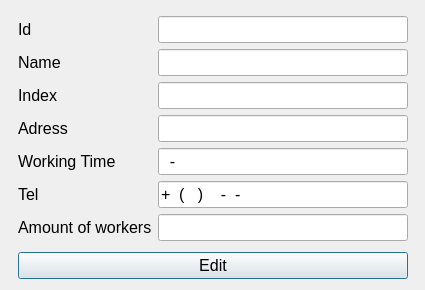
<?xml version="1.0" encoding="UTF-8"?>
<ui version="4.0">
 <class>DialogEdit</class>
 <widget class="QDialog" name="DialogEdit">
  <property name="geometry">
   <rect>
    <x>0</x>
    <y>0</y>
    <width>425</width>
    <height>290</height>
   </rect>
  </property>
  <property name="windowTitle">
   <string>Dialog</string>
  </property>
  <layout class="QGridLayout" name="gridLayout">
   <item row="0" column="1">
    <spacer name="verticalSpacer_2">
     <property name="orientation">
      <enum>Qt::Vertical</enum>
     </property>
     <property name="sizeHint" stdset="0">
      <size>
       <width>20</width>
       <height>0</height>
      </size>
     </property>
    </spacer>
   </item>
   <item row="1" column="0">
    <spacer name="horizontalSpacer">
     <property name="orientation">
      <enum>Qt::Horizontal</enum>
     </property>
     <property name="sizeHint" stdset="0">
      <size>
       <width>0</width>
       <height>20</height>
      </size>
     </property>
    </spacer>
   </item>
   <item row="1" column="1">
    <layout class="QFormLayout" name="formLayout">
     <item row="0" column="1">
      <widget class="QLineEdit" name="lineEditId">
       <property name="sizePolicy">
        <sizepolicy hsizetype="MinimumExpanding" vsizetype="Fixed">
         <horstretch>0</horstretch>
         <verstretch>0</verstretch>
        </sizepolicy>
       </property>
       <property name="minimumSize">
        <size>
         <width>250</width>
         <height>0</height>
        </size>
       </property>
       <property name="font">
        <font>
         <pointsize>12</pointsize>
        </font>
       </property>
      </widget>
     </item>
     <item row="1" column="0">
      <widget class="QLabel" name="labelName">
       <property name="font">
        <font>
         <pointsize>12</pointsize>
        </font>
       </property>
       <property name="text">
        <string>Name</string>
       </property>
      </widget>
     </item>
     <item row="1" column="1">
      <widget class="QLineEdit" name="lineEditName">
       <property name="font">
        <font>
         <pointsize>12</pointsize>
        </font>
       </property>
      </widget>
     </item>
     <item row="2" column="0">
      <widget class="QLabel" name="labelIndex">
       <property name="font">
        <font>
         <pointsize>12</pointsize>
        </font>
       </property>
       <property name="text">
        <string>Index</string>
       </property>
      </widget>
     </item>
     <item row="2" column="1">
      <widget class="QLineEdit" name="lineEditIndex">
       <property name="font">
        <font>
         <pointsize>12</pointsize>
        </font>
       </property>
       <property name="inputMask">
        <string>000000</string>
       </property>
      </widget>
     </item>
     <item row="3" column="0">
      <widget class="QLabel" name="labelAdress">
       <property name="font">
        <font>
         <pointsize>12</pointsize>
        </font>
       </property>
       <property name="text">
        <string>Adress</string>
       </property>
      </widget>
     </item>
     <item row="3" column="1">
      <widget class="QLineEdit" name="lineEditAdress">
       <property name="font">
        <font>
         <pointsize>12</pointsize>
        </font>
       </property>
       <property name="text">
        <string notr="true"/>
       </property>
      </widget>
     </item>
     <item row="4" column="0">
      <widget class="QLabel" name="labelTime">
       <property name="font">
        <font>
         <pointsize>12</pointsize>
        </font>
       </property>
       <property name="text">
        <string>Working Time</string>
       </property>
      </widget>
     </item>
     <item row="4" column="1">
      <widget class="QLineEdit" name="lineEditTime">
       <property name="font">
        <font>
         <pointsize>12</pointsize>
        </font>
       </property>
       <property name="inputMask">
        <string>00-00</string>
       </property>
       <property name="text">
        <string notr="true">-</string>
       </property>
      </widget>
     </item>
     <item row="5" column="0">
      <widget class="QLabel" name="labelTel">
       <property name="font">
        <font>
         <pointsize>12</pointsize>
        </font>
       </property>
       <property name="text">
        <string>Tel</string>
       </property>
      </widget>
     </item>
     <item row="5" column="1">
      <widget class="QLineEdit" name="lineEditTel">
       <property name="font">
        <font>
         <pointsize>12</pointsize>
        </font>
       </property>
       <property name="inputMask">
        <string>+0 (000) 000-00-00</string>
       </property>
       <property name="text">
        <string notr="true">+ () --</string>
       </property>
      </widget>
     </item>
     <item row="0" column="0">
      <widget class="QLabel" name="labelId">
       <property name="font">
        <font>
         <pointsize>12</pointsize>
        </font>
       </property>
       <property name="text">
        <string>Id</string>
       </property>
      </widget>
     </item>
     <item row="6" column="1">
      <widget class="QLineEdit" name="lineEditWorkers">
       <property name="font">
        <font>
         <pointsize>12</pointsize>
        </font>
       </property>
      </widget>
     </item>
     <item row="6" column="0">
      <widget class="QLabel" name="labelWorkers">
       <property name="font">
        <font>
         <pointsize>12</pointsize>
        </font>
       </property>
       <property name="text">
        <string>Amount of workers</string>
       </property>
      </widget>
     </item>
    </layout>
   </item>
   <item row="1" column="2">
    <spacer name="horizontalSpacer_2">
     <property name="orientation">
      <enum>Qt::Horizontal</enum>
     </property>
     <property name="sizeHint" stdset="0">
      <size>
       <width>0</width>
       <height>20</height>
      </size>
     </property>
    </spacer>
   </item>
   <item row="2" column="1">
    <spacer name="verticalSpacer">
     <property name="orientation">
      <enum>Qt::Vertical</enum>
     </property>
     <property name="sizeHint" stdset="0">
      <size>
       <width>20</width>
       <height>0</height>
      </size>
     </property>
    </spacer>
   </item>
   <item row="3" column="0">
    <spacer name="horizontalSpacer_3">
     <property name="orientation">
      <enum>Qt::Horizontal</enum>
     </property>
     <property name="sizeHint" stdset="0">
      <size>
       <width>0</width>
       <height>20</height>
      </size>
     </property>
    </spacer>
   </item>
   <item row="3" column="1">
    <widget class="QPushButton" name="pushButtonEdit">
     <property name="font">
      <font>
       <pointsize>12</pointsize>
      </font>
     </property>
     <property name="text">
      <string>Edit</string>
     </property>
    </widget>
   </item>
   <item row="3" column="2">
    <spacer name="horizontalSpacer_4">
     <property name="orientation">
      <enum>Qt::Horizontal</enum>
     </property>
     <property name="sizeHint" stdset="0">
      <size>
       <width>0</width>
       <height>20</height>
      </size>
     </property>
    </spacer>
   </item>
  </layout>
 </widget>
 <resources/>
 <connections/>
</ui>
